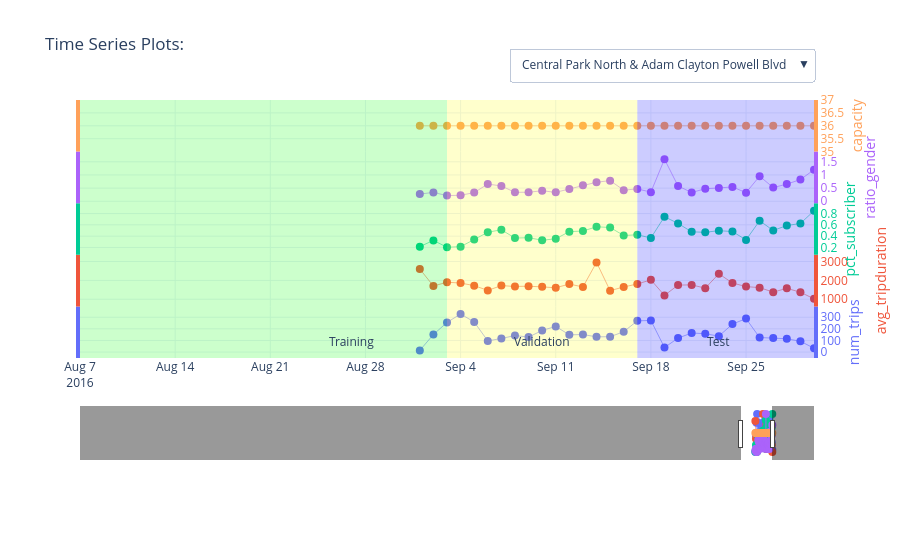

The notebook cell this image was saved under:
### Markdown cell above
### Plot Time Series

### Code cell
# NA values in Pandas will not convert to JSON which Plotly uses:
rawSeries = rawSeries.fillna(np.nan).replace([np.nan], [None])

# create a figure:
fig = go.Figure()

# get a list of colors to use:
colors = px.colors.qualitative.Plotly

# list of columns to plot over time : target and covariates
variables = [TARGET_COLUMN] + COVARIATE_COLUMNS

# create dropdown/button to toggle series
buttons = []
b = 0 # default button index

# iterate through series:
series = rawSeries[SERIES_COLUMN].unique().tolist()[0:viz_limit]
for s in series:
    # iterate trhough columns
    for y, v in enumerate(variables):
        fig.add_trace(
            go.Scatter(
                x = rawSeries[rawSeries[SERIES_COLUMN]==s][TIME_COLUMN],
                y = rawSeries[rawSeries[SERIES_COLUMN]==s][v],
                name = f'{v}',
                text = rawSeries[rawSeries[SERIES_COLUMN]==s][v],
                yaxis = f"y{y+1}",
                hoverinfo='name+x+text',
                line = {'width': 0.5},
                marker = {'size': 8},
                mode = 'lines+markers',
                showlegend = False,
                visible = (b==0) # make a series visible as default: this uses the first series
            )
        )
    
    # which button to show:
    ff = 0 # count of forecast related traces add to each series
    which_buttons = [False] * len(series) * (len(variables) + ff)
    which_buttons[b * (len(variables) +ff):(b+1)*(len(variables) + ff)] = [True] * (len(variables) + ff)

    # create button for series:
    button = dict(
        label = s,
        method = 'update',
        args = [{'visible': which_buttons}]
    )
    buttons.append(button)
    b += 1

# add split regions: training
fig.add_shape(
    fillcolor = 'rgba(0, 255, 0, 0.2)',
    line = {'width': 0},
    type = 'rect',
    x0 = keyDates['start_date'][0],
    x1 = keyDates['val_start'][0],
    xref = 'x',
    y0 = 0,
    y1 = 1,
    yref = 'paper'
)
fig.add_annotation(
    x = keyDates['val_start'][0] - (keyDates['test_start'][0]-keyDates['val_start'][0])/2,
    y = 0,
    ax = 0, ay = 0,
    yref = 'y1',
    xref = 'x',
    text = 'Training',
    yanchor = 'bottom'
)

# add split regions: validation
fig.add_shape(
    fillcolor = 'rgba(255, 255, 0, 0.2)',
    line = {'width': 0},
    type = 'rect',
    x0 = keyDates['val_start'][0],
    x1 = keyDates['test_start'][0],
    xref = 'x',
    y0 = 0,
    y1 = 1,
    yref = 'paper'
)
fig.add_annotation(
    x = keyDates['val_start'][0] + (keyDates['test_start'][0]-keyDates['val_start'][0])/2,
    y = 0,
    ax = 0, ay = 0,
    yref = 'y1',
    xref = 'x',
    text = 'Validation',
    yanchor = 'bottom'
)

# add split regions: test
fig.add_shape(
    fillcolor = 'rgba(0, 0, 255, 0.2)',
    line = {'width': 0},
    type = 'rect',
    x0 = keyDates['test_start'][0],
    x1 = keyDates['end_date'][0],
    xref = 'x',
    y0 = 0,
    y1 = 1,
    yref = 'paper'
)
fig.add_annotation(
    x = keyDates['test_start'][0] + (keyDates['end_date'][0]-keyDates['test_start'][0])/2,
    y = 0,
    ax = 0, ay = 0,
    yref = 'y1',
    xref = 'x',
    text = 'Test',
    yanchor = 'bottom'
)

# configure axes layout:
layout = dict(
    xaxis =  dict(
        range = [keyDates['end_date'][0] - 2*(keyDates['end_date'][0] - keyDates['val_start'][0]), keyDates['end_date'][0]],
        rangeslider = dict(
            autorange = True,
            range = [keyDates['start_date'][0], keyDates['end_date'][0]]
        ),
        type = 'date'
    )
)
for v, variable in enumerate(variables):
    layout[f'yaxis{v+1}'] = dict(
        anchor = 'x',
        domain = [v*(1/len(variables)), (v+1)*(1/len(variables))],
        autorange = True,
        mirror = True,
        autoshift = True,
        title = dict(text = variable, standoff = 10 + 20 * (v % 2), font = dict(color = colors[v])),
        tickfont = dict(color = colors[v]),
        tickmode = 'auto',
        linecolor = colors[v],
        linewidth = 4,
        showline = True,
        side = 'right',
        type = 'linear',
        zeroline = False
    )

# final update of display before rendering
fig.update_layout(
    layout,
    title = 'Time Series Plots:',
    dragmode="zoom",
    hovermode="x",
    legend=dict(traceorder="reversed"),
    height=600,
    template="plotly_white",
    margin=dict(
        t=100,
        b=100
    ),
    updatemenus = [
        dict(
            buttons = buttons,
            type = 'dropdown',
            direction = 'down',
            x = 1,
            y = 1.2,
            showactive = True
        )
    ]
)

# render the interactive plot:
fig.show()
